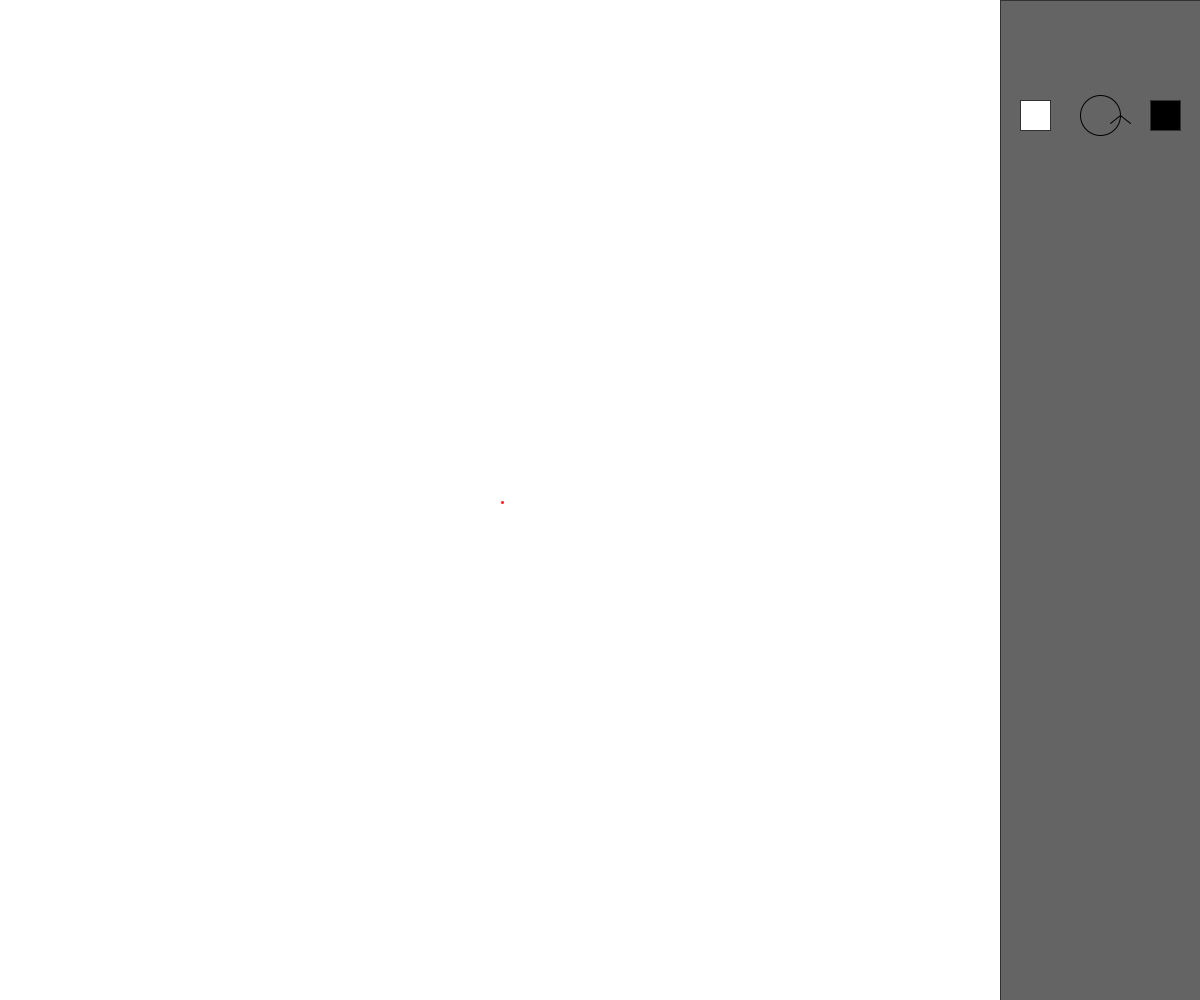
Frame 1 (no input)
Frame 60 (the mouse pressed at the canvas centre just before this capture): identical to frame 1, image omitted
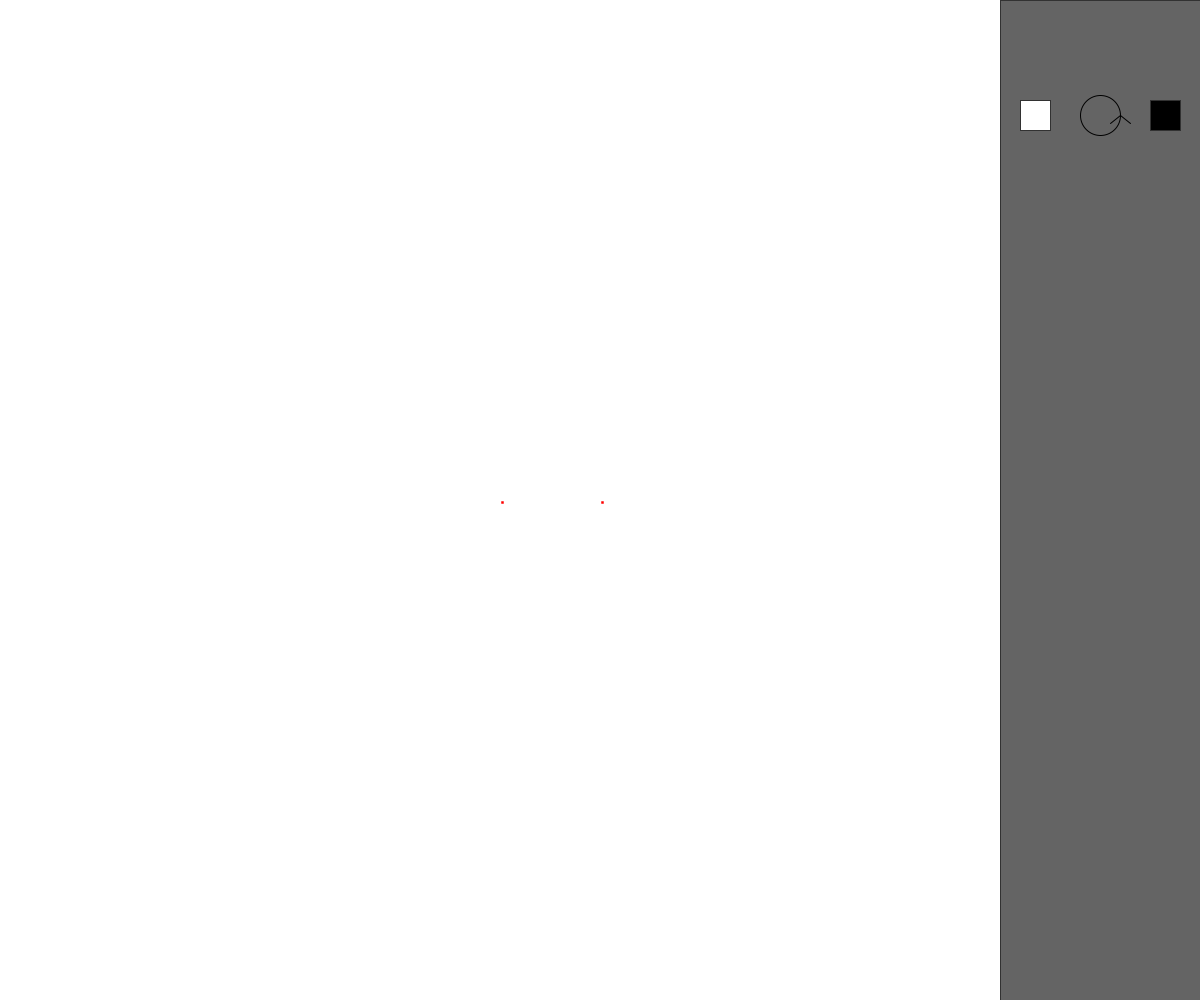
Frame 120 (the mouse held since frame 60 and released just before this capture)

The Processing sketch that drew these frames (run headless with seeded random() and noise(); from frame 60 on, the mouse is pressed at the canvas centre):

// Processing sketch: super_ant
// ── super_ant.pde
int[][] grid = new int[2000][2000];
boolean pause = true;
boolean show = true;
boolean create = false;
int[] newR = {0,0,0};
int[] newC = {0,0,0};
int selected = 0;
IntList rules;
IntList colors;
float zoom = 5;
float x = -900;
float y = -900;
int moves = 0;
IntList ant;
void setup(){
  ant = new IntList();
  rules = new IntList();
  colors = new IntList();
  ant.append(1000);
  ant.append(1000);
  ant.append(0);
  rules.append(0);
  rules.append(1);
  rules.append(1);
  
  colors.append(255);
  colors.append(255);
  colors.append(255);
  
  colors.append(0);
  colors.append(0);
  colors.append(0);
  
  frameRate(1000);
  size(1200,1000);
  for(int i = 0; i < grid.length; i++){
    for(int j = 0; j < grid[0].length; j++){
      grid[i][j] = 0;
    }
  }
}
void draw(){
  background(100);
  if(show){
  noStroke();
  for(int i = -round(x)-1; i < grid.length && (i+x-1)*zoom < 1000; i++){
    if(i < 0){
      i = 0;
    }
    for(int j = -round(y)-1; j < grid[0].length && (j+y-1)*zoom < 1000; j++){
      if(j < 0){
        j = 0;
      }
      fill(colors.get(grid[i][j]*3),colors.get(grid[i][j]*3+1),colors.get(grid[i][j]*3+2));
      rect((i+x)*zoom,(j+y)*zoom,zoom,zoom);
    }
  }
  }
  noStroke();
  fill(255,0,0);
  for(int i = 0; i < ant.size()/3; i++){
  rect((ant.get(3*i+0)+x)*zoom+zoom/4,(ant.get(3*i+1)+y)*zoom+zoom/4,zoom/2,zoom/2);
  }
  if(!pause){
    //rep();
    move();
  }
  viewch();
  textSize(50);
  if(keyPressed && key == ' '){
    text("Moves: "+moves,400,500);
  }
  fill(100);
  stroke(50);
  rect(1000,0,200,1000);
  for(int i = 0; i < rules.size()/3; i++){
    fill(colors.get(rules.get(i*3)*3),colors.get(rules.get(i*3)*3+1),colors.get(rules.get(i*3)*3+2));
    rect(1020,200*i+100,30,30);
    fill(colors.get(rules.get(i*3+2)*3),colors.get(rules.get(i*3+2)*3+1),colors.get(rules.get(i*3+2)*3+2));
    rect(1150,200*i+100,30,30);
    if(rules.get(i*3+1) == -1 || rules.get(i*3+1) == 1){
      noFill();
      stroke(0);
      ellipse(1100,200*i+115,40,40);
    }
    if(rules.get(i*3+1) == -1){
      line(1120,200*i+115,1110,200*i+107);
      line(1120,200*i+115,1130,200*i+107);
    }
    if(rules.get(i*3+1) == 1){
      line(1120,200*i+115,1110,200*i+123);
      line(1120,200*i+115,1130,200*i+123);
    }
    if(rules.get(i*3+1) == 0){
      line(1100,200*i+130,1100,200*i+100);
      line(1100,200*i+100,1090,200*i+108);
      line(1100,200*i+100,1110,200*i+108);
    }
    if(rules.get(i*3+1) == 2){
      line(1100,200*i+130,1100,200*i+100);
      line(1100,200*i+130,1090,200*i+122);
      line(1100,200*i+130,1110,200*i+122);
    }
  }
  if(create == true){
    background(50,100,150);
    textSize(15);
    text("Old Color:",200,200);
    text("New Color:",200,220);
    fill(colors.get(newR[0]*3),colors.get(newR[0]*3+1),colors.get(newR[0]*3+2));
    rect(280,185,14,14);
    if(newR[2] > 0){
    fill(newC[0],newC[1],newC[2]);
    }
    else{
      fill(colors.get(0),colors.get(1),colors.get(2));
    }
    rect(280,205,14,14);
    if(newR[1] == -1 || newR[1] == 1){
      noFill();
      stroke(0);
      ellipse(300,200+115,40,40);
    }
    if(newR[1] == -1){
      line(320,200+115,310,200+107);
      line(320,200+115,330,200+107);
    }
    if(newR[1] == 1){
      line(320,200+115,310,200+123);
      line(320,200+115,330,200+123);
    }
    if(newR[1] == 0){
      line(300,200+130,300,200+100);
      line(300,200+100,290,200+108);
      line(300,200+100,310,200+108);
    }
    if(newR[1] == 2){
      line(300,200+130,300,200+100);
      line(300,200+130,290,200+122);
      line(300,200+130,310,200+122);
    }
    if(selected == 2 && (!keyPressed || key == 'w' || key == 's')){
    newC[0] = mouseX*255/1000;
    newC[1] = mouseY*255/1000;
    if(key == 'w'){
      newC[2] += 1;
    }
    if(key == 's'){
      newC[2] -= 1;
    }
    if(key == 49){
      newR[2] = 0;
    }
  }
  }
}
void move(){
  moves += 1;
  for(int i = 0; i < ant.size()/3; i++){
  if(grid[ant.get(i*3)][ant.get(i*3+1)] == 1){
    ant.add(i*3+2,rules.get(grid[ant.get(i*3)][ant.get(i*3+1)]+1));
  }
  else{
    ant.sub(i*3+2,1);
  }
  if(ant.get(i*3+2) < 0){
    ant.add(i*3+2,4);
  }
  if(ant.get(i*3+2) > 3){
    ant.sub(i*3+2,4);
  }
  if(ant.get(i*3+2) == 0){
    ant.sub(i*3+1,1);
  }
  if(ant.get(i*3+2) == 1){
    ant.sub(i*3+0,1);
  }
  if(ant.get(i*3+2) == 2){
    ant.add(i*3+1,1);
  }
  if(ant.get(i*3+2) == 3){
    ant.add(i*3+0,1);
  }
  grid[ant.get(i*3+0)][ant.get(i*3+1)] = rules.get(grid[ant.get(i*3+0)][ant.get(i*3+1)]*3+2);
  }
}
void viewch(){
  if(keyPressed && !create){
    if(key == '='){
      zoom *= 1.1;
    }
    if(key == '-'){
      zoom /= 1.1;
    }
    if(key == 'w'){
      y -= 35/zoom;
    }
    if(key == 'a'){
      x -= 35/zoom;
    }
    if(key == 's'){
      y += 35/zoom;
    }
    if(key == 'd'){
      x += 35/zoom;
    }
  }
}
void mousePressed(){
  if(create == false){
  ant.append(floor((mouseX)/zoom-x));
  ant.append(floor((mouseY)/zoom-y));
  ant.append(0);
  }
  else{
    if(mouseX < 400 && mouseX > 200){
      if(mouseY < 220){
        selected = 1;
      }
      else if(mouseY < 250){
        selected = 2;
      }
      else{
        selected = 3;
      }
    }
  }
}
void keyPressed(){
  if(key == 'p'){
    pause = !pause;
  }
  if(key == 'v'){
    show = !show;
  }
  if(key == 'n'){
    if(create){
      rules.append(newR[0]);
      rules.append(newR[1]);
      rules.append(newR[2]);
      colors.append(newC[0]);
      colors.append(newC[1]);
      colors.append(newC[2]);
    }
    else{
      newR[2] = colors.size()/3;
    }
    create = !create;
    selected = -1;
  }
  if(selected == 1){
    if(key == 'a'){
      newR[0]-= 1;
      if(newR[0] < 0){
        newR[0] = colors.size()/3-1;
      }
    }
    if(key == 'd'){
      newR[0]+= 1;
      if(newR[0] > colors.size()/3-1){
        newR[0] = 0;
      }
    }
  }
  else if(selected == 3){
    text("HI!",500,500);
    if(key == 'w'){
      newR[1] = 0;
    }
    if(key == 'd'){
      newR[1] = -1;
    }
    if(key == 's'){
      newR[1] = 2;
    }
    if(key == 'a'){
      newR[1] = 1;
    }
  }
}
void rep(){
  int k = ant.size()/3;
  for(int i = 0; i < k; i++){
    for(int j = 0; j < k; j++){
      if(abs(ant.get(i*3) - ant.get(j*3)) < 2 && abs(ant.get(i*3+1) - ant.get(j*3+1)) < 10 && j != i){
        ant.append(ant.get(i*3));
        ant.append(ant.get(i*3+1));
        ant.append(0);
        int r = floor(random(2));
        if(r == 0){
        ant.sub(i*3,20);
        ant.sub(i*3+1,20);
        ant.add(j*3,20);
        ant.add(j*3+1,20);
        }
        else{
          ant.add(i*3,20);
        ant.sub(i*3+1,20);
        ant.sub(j*3,20);
        ant.add(j*3+1,20);
        }
      }
    }
  }
}
